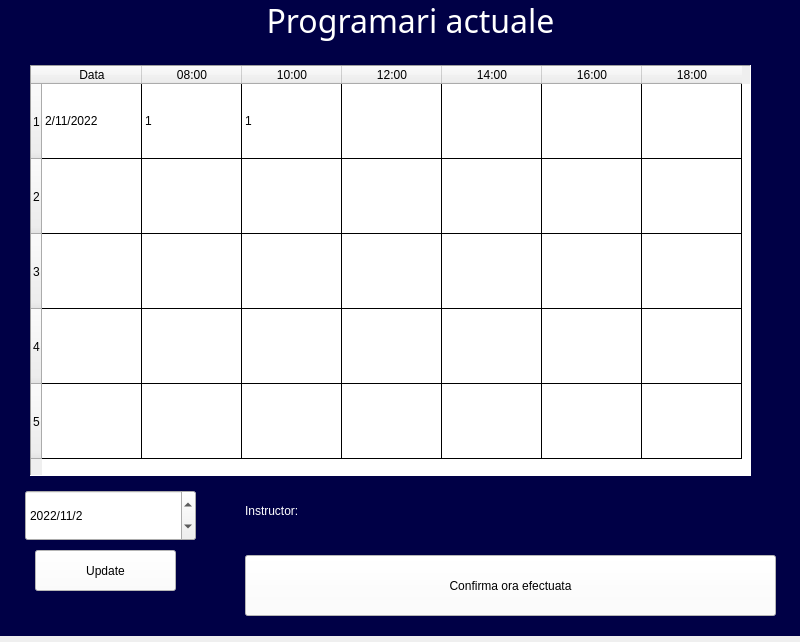
<?xml version="1.0" encoding="UTF-8"?>
<ui version="4.0">
 <class>MainWindow</class>
 <widget class="QMainWindow" name="MainWindow">
  <property name="geometry">
   <rect>
    <x>0</x>
    <y>0</y>
    <width>800</width>
    <height>642</height>
   </rect>
  </property>
  <property name="windowTitle">
   <string>MainWindow</string>
  </property>
  <widget class="QWidget" name="centralwidget">
   <widget class="QLabel" name="image_background">
    <property name="geometry">
     <rect>
      <x>-200</x>
      <y>-75</y>
      <width>1061</width>
      <height>711</height>
     </rect>
    </property>
    <property name="styleSheet">
     <string notr="true">background-color: rgb(0, 0, 70);</string>
    </property>
    <property name="text">
     <string/>
    </property>
   </widget>
   <widget class="QPushButton" name="update_table_button">
    <property name="geometry">
     <rect>
      <x>35</x>
      <y>550</y>
      <width>141</width>
      <height>41</height>
     </rect>
    </property>
    <property name="styleSheet">
     <string notr="true">background-color: rgb(255, 255, 255);
font: 16pt &quot;Arial&quot;;
</string>
    </property>
    <property name="text">
     <string>Update</string>
    </property>
   </widget>
   <widget class="QDateEdit" name="dateEdit">
    <property name="geometry">
     <rect>
      <x>25</x>
      <y>490</y>
      <width>171</width>
      <height>51</height>
     </rect>
    </property>
    <property name="styleSheet">
     <string notr="true">font: 16pt &quot;Times New Roman&quot;;</string>
    </property>
    <property name="dateTime">
     <datetime>
      <hour>0</hour>
      <minute>0</minute>
      <second>0</second>
      <year>2022</year>
      <month>11</month>
      <day>2</day>
     </datetime>
    </property>
    <property name="displayFormat">
     <string>yyyy/M/d</string>
    </property>
   </widget>
   <widget class="QPushButton" name="confirma_ora_button">
    <property name="geometry">
     <rect>
      <x>245</x>
      <y>555</y>
      <width>531</width>
      <height>61</height>
     </rect>
    </property>
    <property name="styleSheet">
     <string notr="true">background-color: rgb(255, 255, 255);
font: 16pt &quot;Arial&quot;;
</string>
    </property>
    <property name="text">
     <string>Confirma ora efectuata</string>
    </property>
   </widget>
   <widget class="QLabel" name="title_label">
    <property name="geometry">
     <rect>
      <x>75</x>
      <y>-30</y>
      <width>671</width>
      <height>101</height>
     </rect>
    </property>
    <property name="font">
     <font>
      <family>Arial Black</family>
      <pointsize>24</pointsize>
      <weight>10</weight>
      <italic>false</italic>
      <bold>false</bold>
     </font>
    </property>
    <property name="styleSheet">
     <string notr="true">color: rgb(255, 255, 255);
font: 87 24pt &quot;Arial Black&quot;;</string>
    </property>
    <property name="text">
     <string>Programari actuale</string>
    </property>
    <property name="alignment">
     <set>Qt::AlignCenter</set>
    </property>
    <property name="wordWrap">
     <bool>true</bool>
    </property>
   </widget>
   <widget class="QTableWidget" name="programareTableWidget">
    <property name="geometry">
     <rect>
      <x>30</x>
      <y>65</y>
      <width>721</width>
      <height>411</height>
     </rect>
    </property>
    <property name="styleSheet">
     <string notr="true">font: 12pt &quot;MS Shell Dlg 2&quot;;
gridline-color: #000000; 
gridline-width: 40px;
</string>
    </property>
    <property name="frameShape">
     <enum>QFrame::Panel</enum>
    </property>
    <property name="lineWidth">
     <number>1</number>
    </property>
    <property name="editTriggers">
     <set>QAbstractItemView::NoEditTriggers</set>
    </property>
    <property name="iconSize">
     <size>
      <width>0</width>
      <height>50</height>
     </size>
    </property>
    <property name="gridStyle">
     <enum>Qt::SolidLine</enum>
    </property>
    <property name="sortingEnabled">
     <bool>true</bool>
    </property>
    <attribute name="verticalHeaderVisible">
     <bool>true</bool>
    </attribute>
    <attribute name="verticalHeaderDefaultSectionSize">
     <number>75</number>
    </attribute>
    <row>
     <property name="text">
      <string>1</string>
     </property>
    </row>
    <row>
     <property name="text">
      <string>2</string>
     </property>
    </row>
    <row>
     <property name="text">
      <string>3</string>
     </property>
    </row>
    <row>
     <property name="text">
      <string>4</string>
     </property>
    </row>
    <row>
     <property name="text">
      <string>5</string>
     </property>
    </row>
    <column>
     <property name="text">
      <string>Data</string>
     </property>
    </column>
    <column>
     <property name="text">
      <string>08:00</string>
     </property>
    </column>
    <column>
     <property name="text">
      <string>10:00</string>
     </property>
    </column>
    <column>
     <property name="text">
      <string>12:00</string>
     </property>
    </column>
    <column>
     <property name="text">
      <string>14:00</string>
     </property>
    </column>
    <column>
     <property name="text">
      <string>16:00</string>
     </property>
    </column>
    <column>
     <property name="text">
      <string>18:00</string>
     </property>
    </column>
    <item row="0" column="0">
     <property name="text">
      <string>2/11/2022</string>
     </property>
    </item>
    <item row="0" column="1">
     <property name="text">
      <string>1</string>
     </property>
     <property name="foreground">
      <brush brushstyle="NoBrush">
       <color alpha="255">
        <red>0</red>
        <green>0</green>
        <blue>0</blue>
       </color>
      </brush>
     </property>
    </item>
    <item row="0" column="2">
     <property name="text">
      <string>1</string>
     </property>
    </item>
    <item row="0" column="3">
     <property name="text">
      <string/>
     </property>
    </item>
    <item row="1" column="1">
     <property name="text">
      <string/>
     </property>
     <property name="background">
      <brush brushstyle="NoBrush">
       <color alpha="255">
        <red>0</red>
        <green>0</green>
        <blue>0</blue>
       </color>
      </brush>
     </property>
    </item>
   </widget>
   <widget class="QLabel" name="instructor_label">
    <property name="geometry">
     <rect>
      <x>245</x>
      <y>480</y>
      <width>131</width>
      <height>61</height>
     </rect>
    </property>
    <property name="styleSheet">
     <string notr="true">font: 16pt &quot;MS Shell Dlg 2&quot;;
color: rgb(255, 255, 255);
</string>
    </property>
    <property name="text">
     <string>Instructor: </string>
    </property>
   </widget>
   <widget class="QLabel" name="instructor_label_s">
    <property name="geometry">
     <rect>
      <x>375</x>
      <y>480</y>
      <width>311</width>
      <height>61</height>
     </rect>
    </property>
    <property name="styleSheet">
     <string notr="true">font: 16pt &quot;MS Shell Dlg 2&quot;;
color: rgb(255, 255, 255);
</string>
    </property>
    <property name="text">
     <string/>
    </property>
   </widget>
  </widget>
 </widget>
 <resources/>
 <connections/>
</ui>
